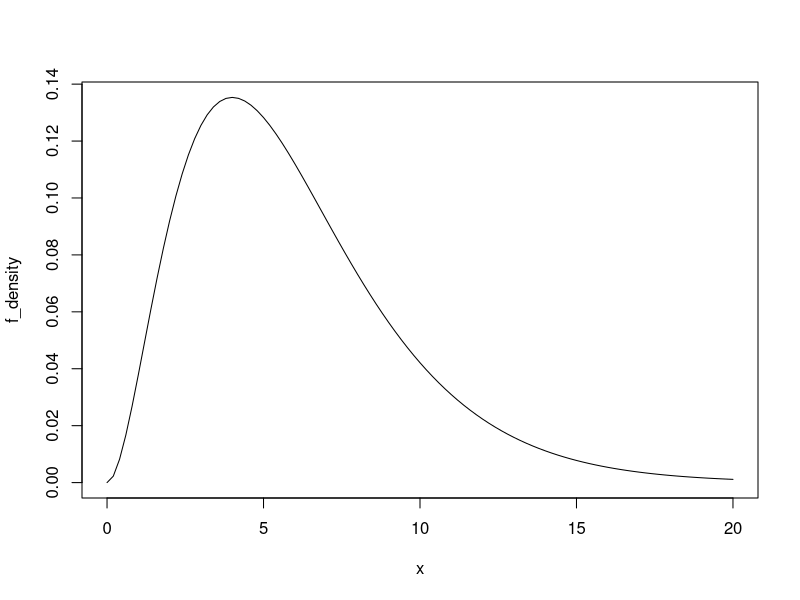
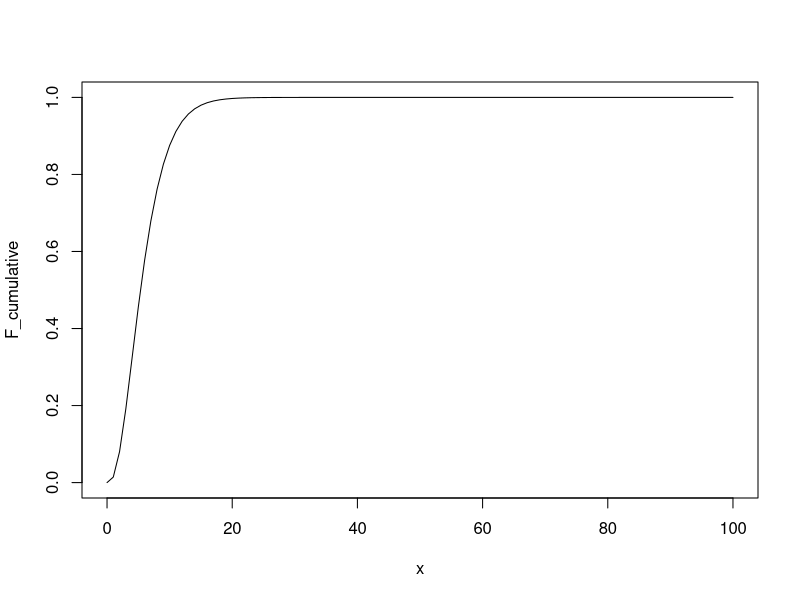
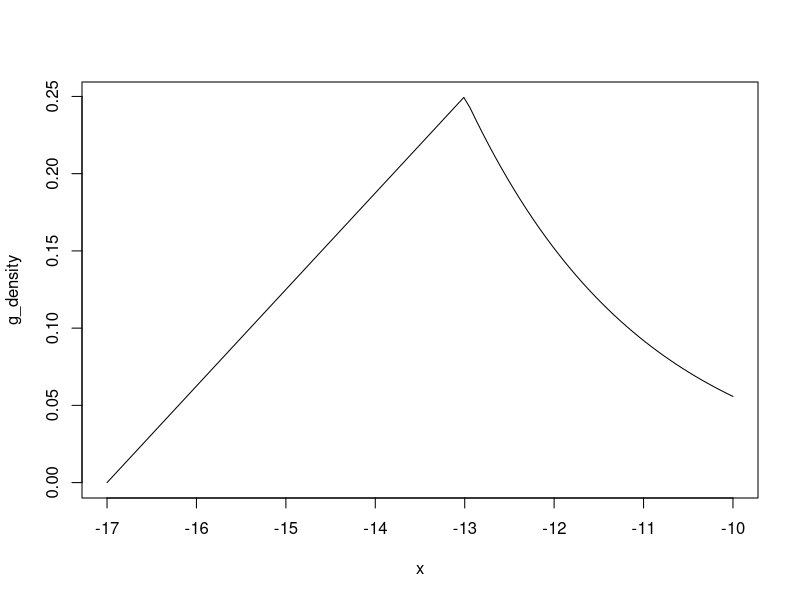
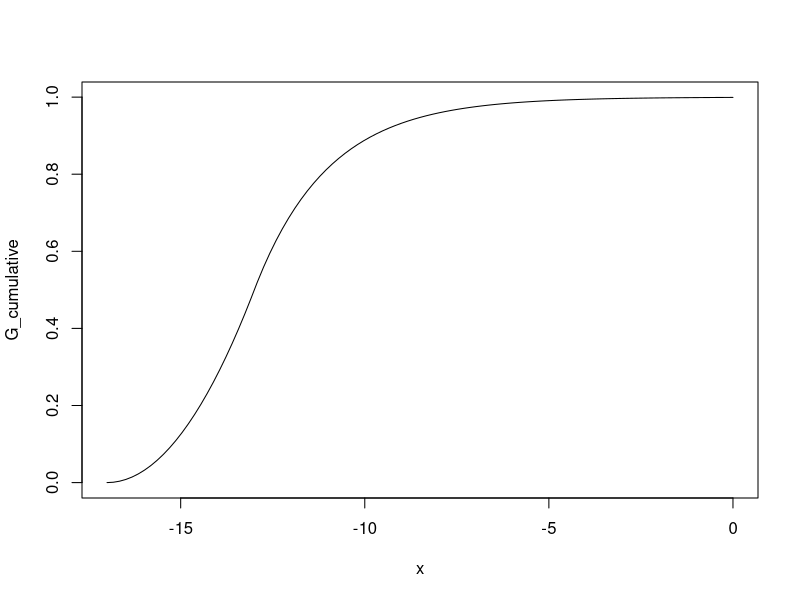
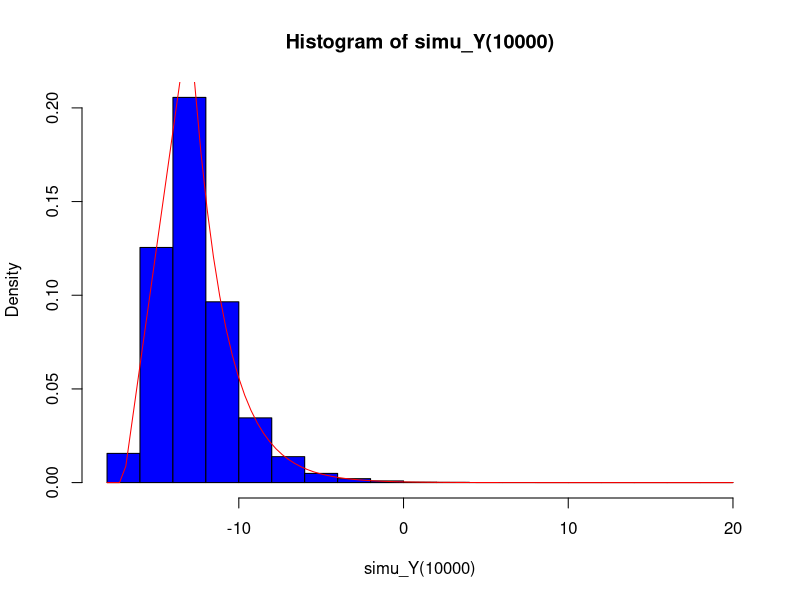
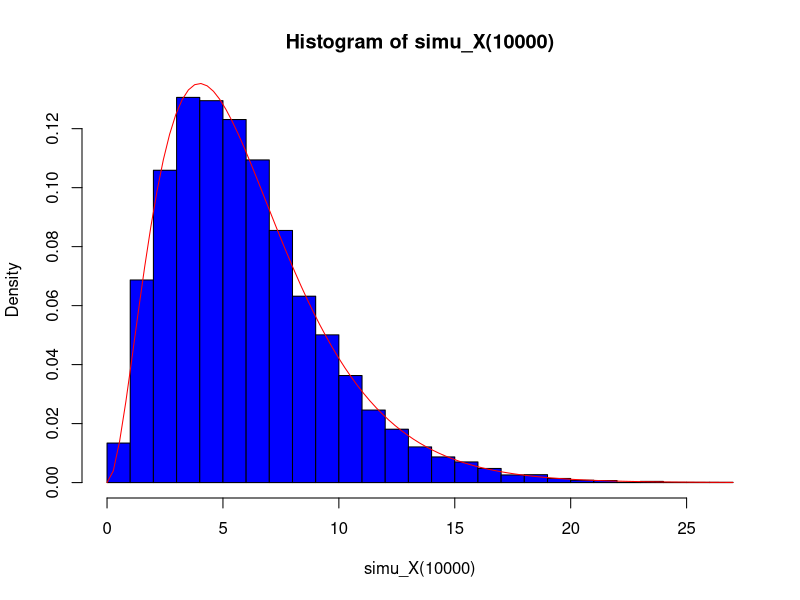
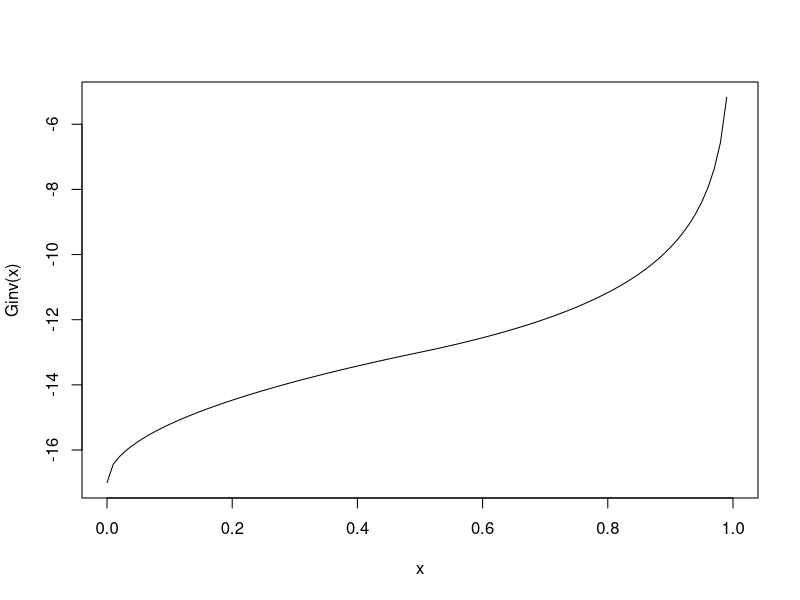
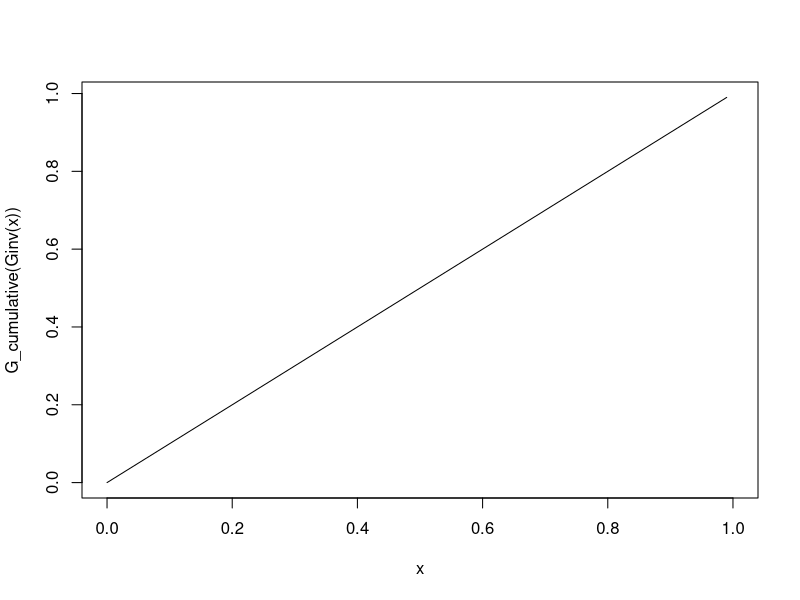

Reproduce these figures in R, in order.
## ---- chunk 1
knitr::opts_chunk$set(echo = TRUE)
## ---- chunk 2
f_density = function(x){
  alpha = 3
  theta = 2
  #shape = alpha , scale = theta 
  return( dgamma(x, shape = alpha, scale=theta))
}

F_cumulative <- function(x){
  alpha = 3
  theta = 2
  return(pgamma(x,shape=alpha, scale=theta))
}

g_density = function(y){
  mu = -13
  b = 2
  return( (y>=(mu-2*b) & y<=mu) * (y-mu+2*b)/(4*b^2) +  (y>mu) * 1/(2*b)*exp(-(y-mu)/b) )
}


G_cumulative <- function(y){
  mu = -13
  b = 2
  
  ret1 <- (y>=(mu-2*b) & y<=mu) *  (1/(8*b^2) * (y-mu+2*b)^2)

  ret2 <- (y>mu) *( 1-exp(-(y-mu)/b)/2)
  
  return(ret1+ret2)
}

## ---- chunk 3
#Quelques tests
stopifnot(g_density(-13) == 1/4)
stopifnot(g_density(-17) == 0 )
stopifnot(g_density(-11) ==( 1/4*exp(-1)))
stopifnot(G_cumulative(-17)==0) #mu-2b
stopifnot(G_cumulative(-13)==1/2) #mu
stopifnot(G_cumulative(-11)==1-exp(-1)/2) #mu+b

## ---- chunk 4
plot(f_density, xlim = c(0,20))
plot(F_cumulative, xlim = c(0,100))
plot(g_density, xlim = c(-17,-10))
plot(G_cumulative, xlim=c(-17,0))
## ---- chunk 5

Ginv <- function(u){
  mu = -13
  b = 2
  ret1 <- (u>=0 & u <=1/2) * (mu-2*b+b*sqrt(8*u))
  ret2 <- (u<=1 & u >1/2)  * ( mu-b*log(2*(1-u)))
  return (ret1+ret2)
}


simu_Y <- function(N){

  U = runif(N)
  GinvU = Ginv(U)
  return(GinvU)
}
simu_X <- function(N){
  alpha = 3
  theta = 2
  return(rgamma(N, shape = alpha, scale = theta))
}

hist(simu_Y(10000),  freq= FALSE, breaks = 25, col = 'blue', plot = TRUE)
curve(g_density, add= TRUE, col = 'red')


hist(simu_X(10000),  freq= FALSE, breaks = 25, col = 'blue', plot = TRUE)
curve(f_density, add= TRUE, col = 'red')

curve(Ginv, xlim = c(0,1))
curve(G_cumulative(Ginv(x)), xlim = c(0,1))
curve(Ginv(G_cumulative(x)), xlim = c(-17,-10))

## ---- chunk 6
simu1 <- function(N){
  # methode 1: sigma = sommes des carrés/N  - espérance^2
  s = 0
  s2 = 0 
  

  Y = simu_Y(N)
  X = simu_X(N)
  h = X+Y>0
  
  esp = 1/N*sum(h)
  var = 1/N * sum(h^2) - esp^2
  
  alpha = 0.05
  q = qnorm(1-alpha/2)
  margin = sqrt(var)*q/sqrt(N)
  
  cat("error", alpha, ": result", esp, "-+", margin)
  
}


